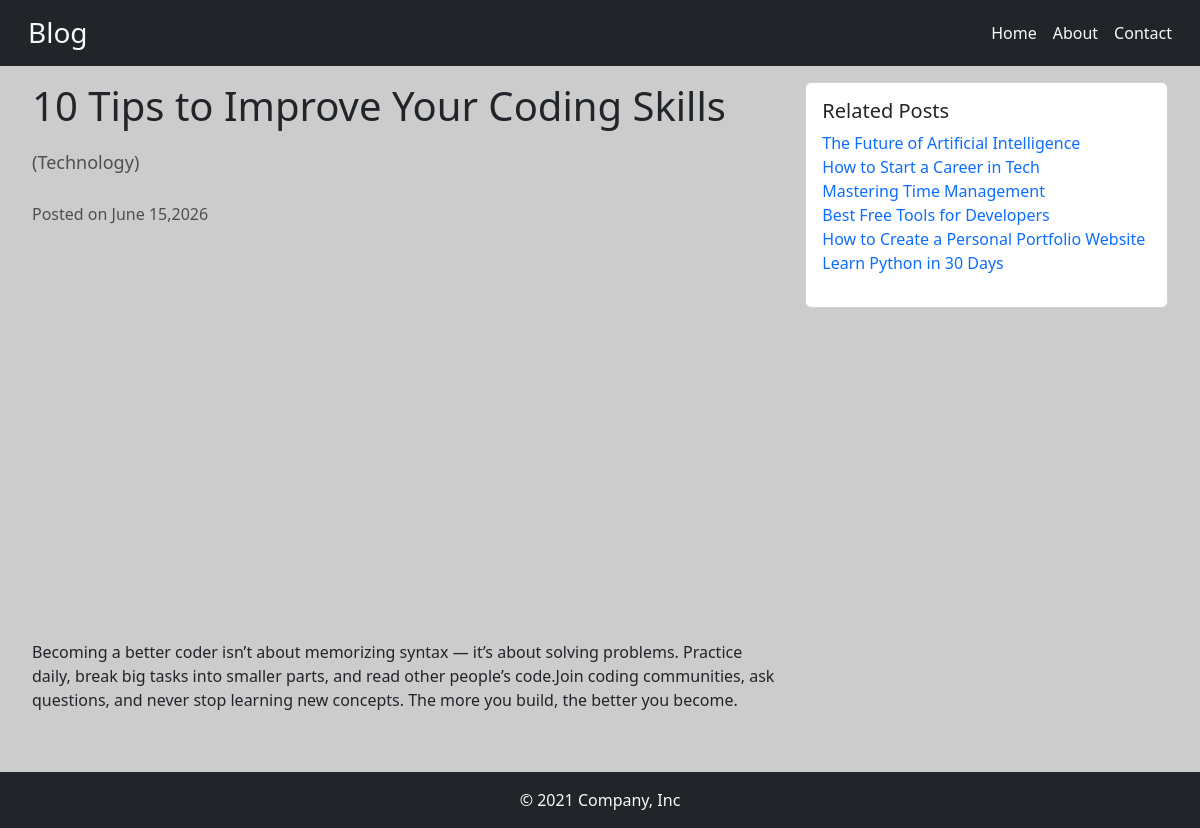
Screenshot of /post/10-tips-to-improve-your-coding-skills with the database file from the repository.
### blog/models.py (models this page shows, shortened)
class Post(models.Model):
    title = models.CharField(max_length=100)
    content = models.TextField()
    img_url = models.URLField(null=True)
    created_at = models.DateTimeField(auto_now_add=True)
    slug = models.SlugField(unique=True)
    category = models.ForeignKey(Category, on_delete=models.CASCADE)

class Category(models.Model):
    name= models.CharField(max_length=100)

### blog/views.py (the view)
# urls.py: path("post/<str:slug>", views.detail, name="detail"),
def detail(request, slug):
    try:
        post=Post.objects.get(slug=slug)
        related_posts = Post.objects.filter(category = post.category).exclude(pk=post.id)
    except Post.DoesNotExist:
        raise Http404("Post Does Not Exist!")
    return render(request,'blog/detail.html',{'post':post,'related_posts':related_posts})

### blog/templates/blog/detail.html
{% extends 'blog/base.html' %}
{% block content %}
<div class="container-fluid">
    <div class="row mt-3 mx-2">
            <div class="col-12 col-lg-8">
              <h1 class="mb-4">{{post.title}} <small class="text-muted" style="font-size:18px">({{post.category.name}})</small></h1>
              <p class="text-muted">Posted on {{post.created_at|date:"F j,Y"}}</p>
              <img src="{{post.img_url}}" class="img-fluid mb-4 rounded" alt="{{post.title}}">
              <p>{{post.content}}</p>
            </div>
            <div class="col-12 col-lg-4">
              <div class="card mt-3 mt-lg-0">
                <div class="card-body">
                  <h5 class="card-title">Related Posts</h5>
                  <ul class="list-unstyled">
                    {% for related_post in related_posts %}
                    <li><a href="{% url 'blog:detail' slug=related_post.slug %}" class="text-decoration-none">{{related_post.title}}</a></li>
                    {% endfor %}
                  </ul>
                </div>
              </div>
            </div>
        </div>
    </div>
{% endblock %}

### blog/static/blog/style.css (style rules this page uses)
* { box-sizing: border-box; }
body { background-color: #cccccc; padding-bottom: 150px; }
@media (min-width: 769px) { body { padding-bottom: 100px; } }
img { max-width: 100%; height: auto; display: block; }

### rows the page displays
Post: title "10 Tips to Improve Your Coding Skills", category.name "Technology", created_at "June 15,2026", content "Becoming a better coder isn’t about memorizing syntax — it’s about solving problems. Practice daily, break big tasks into smaller parts, and read other people’s code.Join coding communities, ask questions, and never stop learning new concepts. The more you build, the better you become."
Post: title "The Future of Artificial Intelligence"
Post: title "How to Start a Career in Tech"
Post: title "Mastering Time Management"
Post: title "Best Free Tools for Developers"
Post: title "How to Create a Personal Portfolio Website"
Post: title "Learn Python in 30 Days"
